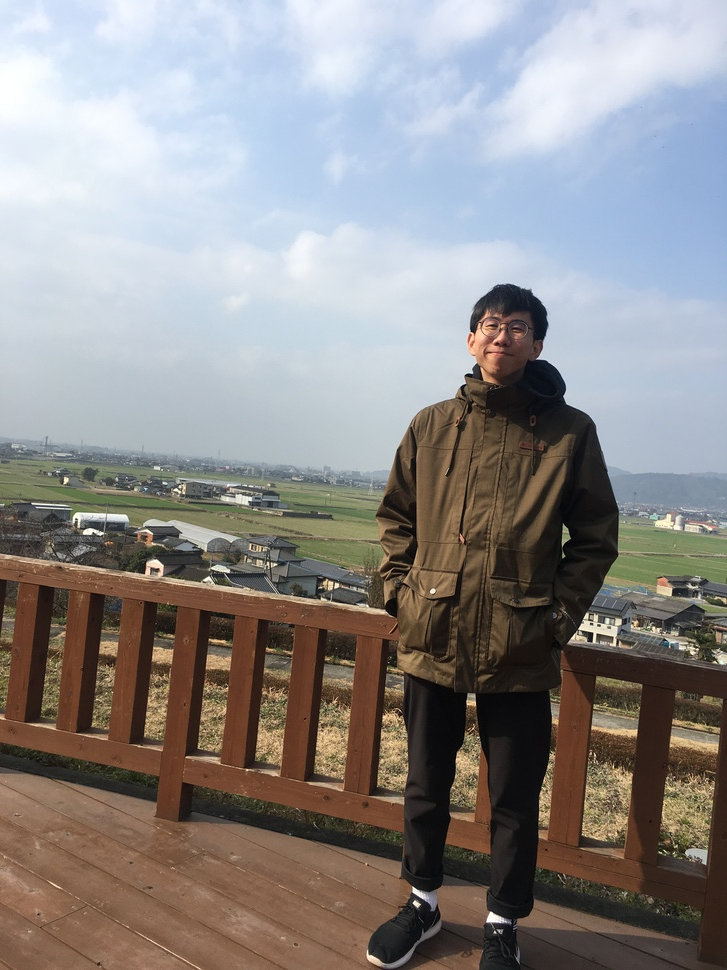
#> input picture IMG_8561.JPG, 727 x 970 px, shrunk from 3024 x 4032 before the run, found by its file name
$ python combie_image.py
#> lines starting #> are read from the running program, lines starting #| are printed output that depends on the picture
import numpy as np
import cv2
from matplotlib import pyplot as plt
img1 = cv2.imread("IMG_8561.JPG")
#> img1 is the input picture: shape (970, 727, 3); mean B, G, R 137.6, 138.4, 141.6
img2 = cv2.imread("IMG_8591.JPG")
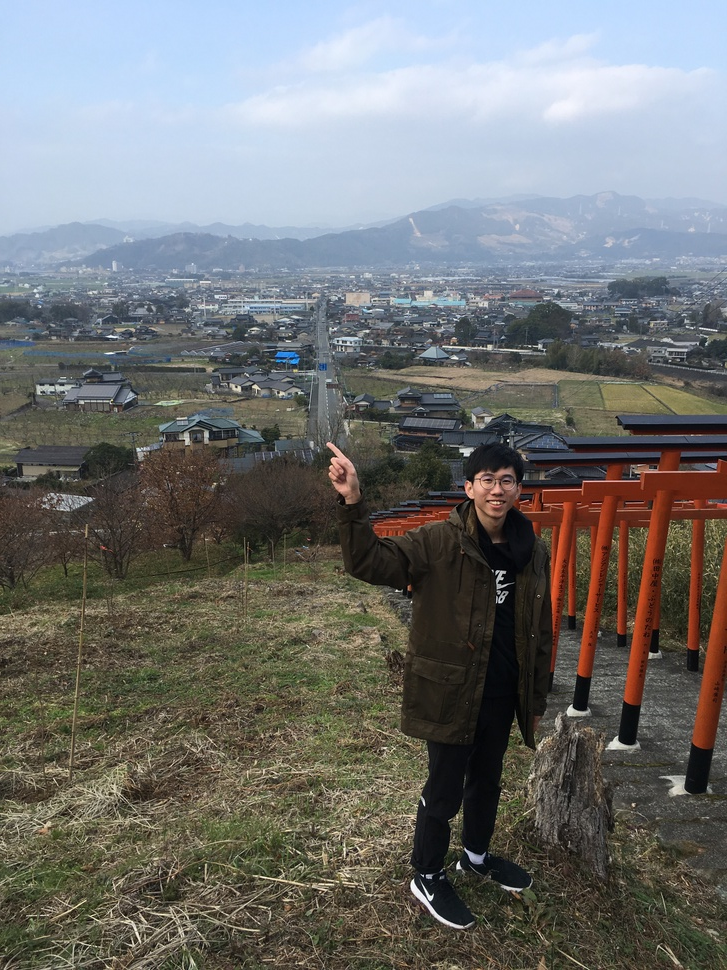
#> input picture IMG_8591.JPG, 727 x 970 px, shrunk from 3024 x 4032 before the run, found by its file name
#> img2 is the input picture: shape (970, 727, 3); mean B, G, R 113.6, 114.7, 113.5
imgc= cv2.addWeighted(img1,0.2,img2,0.8,0)
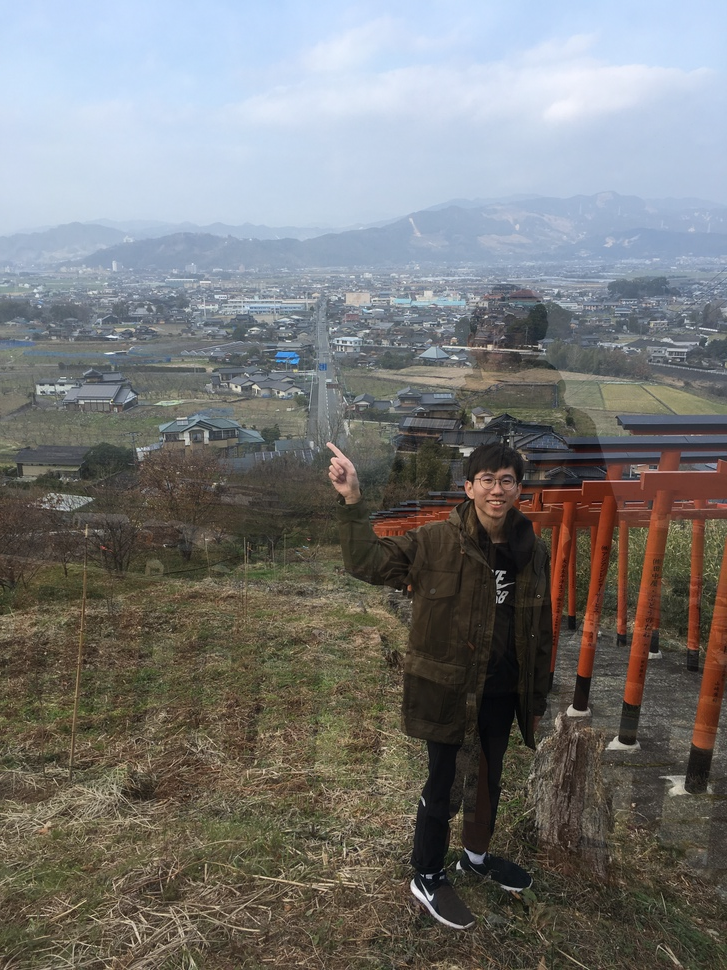
#> imgc: shape (970, 727, 3); mean B, G, R 118.4, 119.4, 119.1
imgd= cv2.cvtColor(imgc,cv2.COLOR_BGR2RGB)
plt.imshow(imgd)
plt.xticks([]), plt.yticks([]) # to hide tick values on X and Y axis plt.show()
plt.show()
# cv2.imshow("test",img)
# cv2.waitKey(0)
# cv2.destroyAllWindows()
